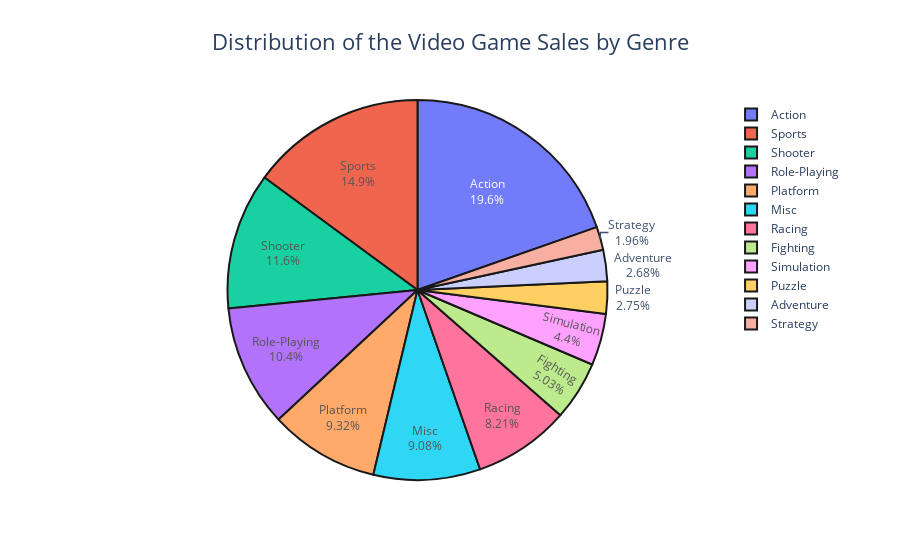

Notebook code for this chart:
### Markdown cell above
## Genre and Global Sales

### Code cell
GenreTotalGames = df['Global_Sales'].groupby(df['Genre']).sum().sort_values(ascending=False).to_frame()

fig = go.Figure(data=[go.Pie(labels=GenreTotalGames.index,
                             values=GenreTotalGames['Global_Sales'], opacity=0.9)])
fig.update_traces(textinfo='percent+label', marker=dict(line=dict(color='#000000', width=2)))
fig.update_layout(title_text='Distribution of the Video Game Sales by Genre',
                  title_x=0.5, title_font=dict(size=22))
fig.show()

### Figure 1 — Plotly figure (JSON) as saved in the notebook; plotly's stock layout.template omitted (floating-point values rounded to 4 significant figures)
{"data": [{"labels": ["Action", "Sports", "Shooter", "Role-Playing", "Platform", "Misc", "Racing", "Fighting", "Simulation", "Puzzle", "Adventure", "Strategy"], "marker": {"line": {"color": "#000000", "width": 2}}, "opacity": 0.9, "textinfo": "percent+label", "type": "pie", "values": [1751.0, 1331.0, 1037.0, 927.4, 831.4, 810.0, 732.0, 448.9, 392.2, 244.9, 239.0, 175.1]}], "layout": {"title": {"font": {"size": 22}, "text": "Distribution of the Video Game Sales by Genre", "x": 0.5}}}
